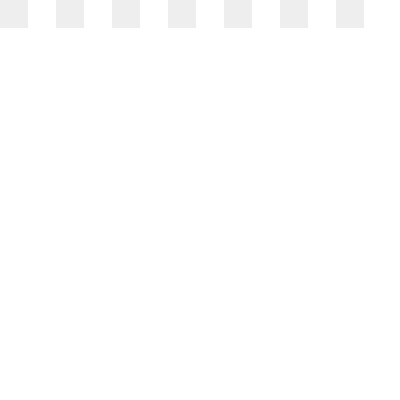
Frame 1 (no input)
Frame 60 (the mouse pressed at the canvas centre just before this capture): identical to frame 1, image omitted
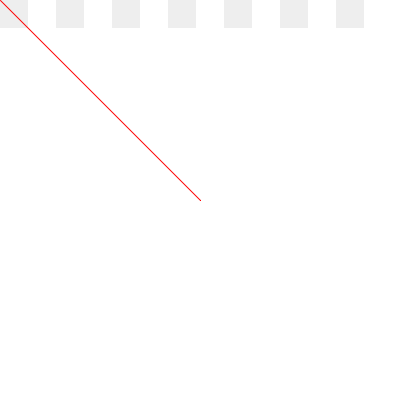
Frame 120 (the mouse held since frame 60 and released just before this capture)

The Processing sketch that drew these frames (run headless with seeded random() and noise(); from frame 60 on, the mouse is pressed at the canvas centre):

// Processing sketch: week02_3_void_setup_void_draw_stroke_if_mousePressed_line
// ── week02_3_void_setup_void_draw_stroke_if_mousePressed_line.pde
//week02_3_void_setup_void_draw_stroke_if_mousePressed_line
void setup(){
  size(400,400);
  background(255);
  fill(238);
  noStroke();
  float s=400/14; //計算 每個格子的大小
  for(int i=0; i<14; i++){ //左手i 對應y座標
    for(int j=0; j<14; j++){ //右手j 對應x座標
      //rect(j*s,i*s,s,s); //先試一下位置
      if( i+j%2==0) rect(j*s,i*s,s,s);
    }  //下面才是真的程式碼 開始執行程式
  }
}
void draw(){
  stroke(255,0,0); //每秒畫60次
  if(mousePressed) line(mouseX,mouseY,pmouseX,pmouseY);
  //如果mouse 按下去,就畫線,給兩個座標(現在的mouse和之前的mouse)
}
